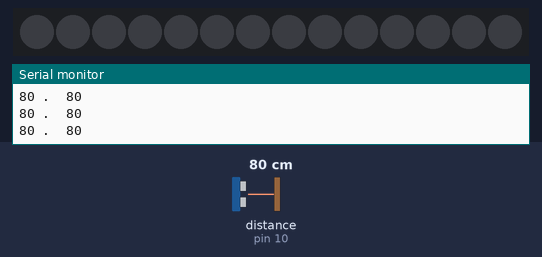
The sketch below on a simulated Arduino Uno, built with avr-gcc and run on an emulated ATmega328P. On the bench: 14 RGB LEDs in strip order, left to right, the last lines printed to the serial monitor. Inputs (shaded band) come from the test bench; at power-on: distance to the obstacle (sensor on pin 10) 80 cm. Dim RGB values are drawn brighter than linear.

Above: at 1.2 s.
1.3 s: distance to the obstacle (sensor on pin 10) set to 2 cm
At 1.37 s:
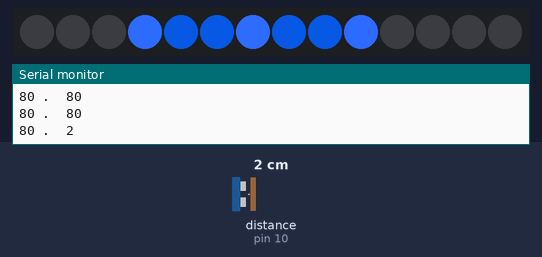
At 8.4 s:
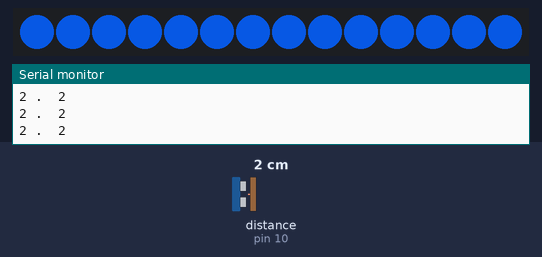
Timing chart, 0 to 9.3 s (numbered marks = the images above; inputs shaded):
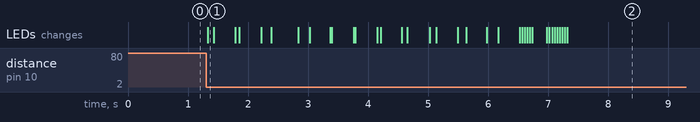

Measured:
- after the input at 1.3 s, the LEDs: change at once (image 1)

The sketch:

ripple.ino
```cpp
#include <Adafruit_NeoPixel.h>
#include<Ultrasonic.h>

Ultrasonic ultrasonic(5,10);

int ledStripPin = 2;
Adafruit_NeoPixel pixels = Adafruit_NeoPixel(14, ledStripPin, NEO_GRB + NEO_KHZ800);

void setup()
{
  Serial.begin(9600);
  pixels.begin();
  pixels.show();
}
int a,b;

void ripple(int a,int b,int e,int j){

    for(int i=0; i<14; i++)
    {
     a=6+i;  b=6-i;
    pixels.setPixelColor(a-1, pixels.Color(5, 66,170));
    pixels.setPixelColor(b+1, pixels.Color(5, 66,170));
    pixels.show();

    pixels.setPixelColor(a, pixels.Color(45, 106,250));
    pixels.setPixelColor(b, pixels.Color(45, 106,250));
    pixels.show();

    int c=6+j;int d=6-j;
    pixels.setPixelColor(c-1, pixels.Color(5, 66,170));
    pixels.setPixelColor(d+1, pixels.Color(5, 66,170));
    pixels.show();

    pixels.setPixelColor(c, pixels.Color(45, 106,255));
    pixels.setPixelColor(d, pixels.Color(45, 106,255));
    pixels.show();
    delay(e);
    j+=2;
  }
}


void loop()
{
    int j=3;
    long dist = ultrasonic.getDistance();
    delay(100);
    long dist2 = ultrasonic.getDistance();
    Serial.print(dist);
    Serial.print(" .  ");
    Serial.println(dist2);
    int del=dist-dist2;
    if(del>10){
      for(int i=10;i<=40;i+=2){
        ripple(a,b,i,j);
      }
    }
}
```
